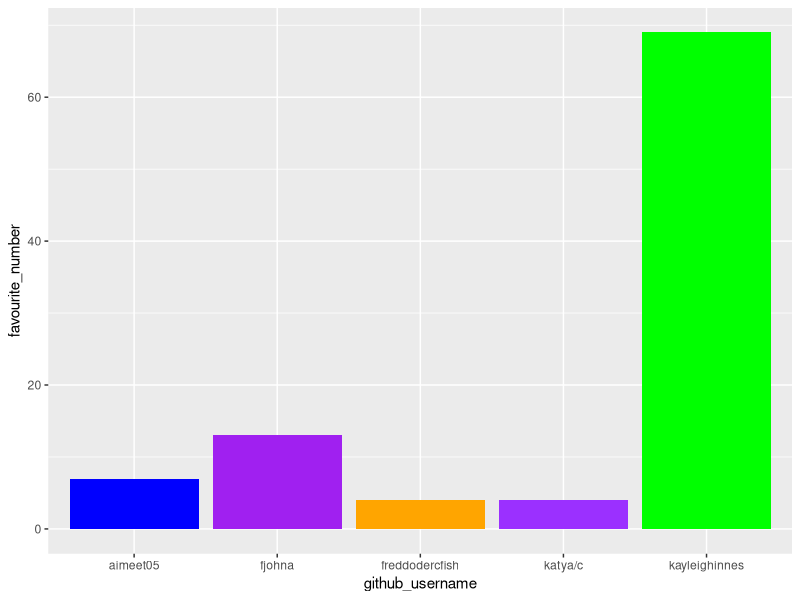
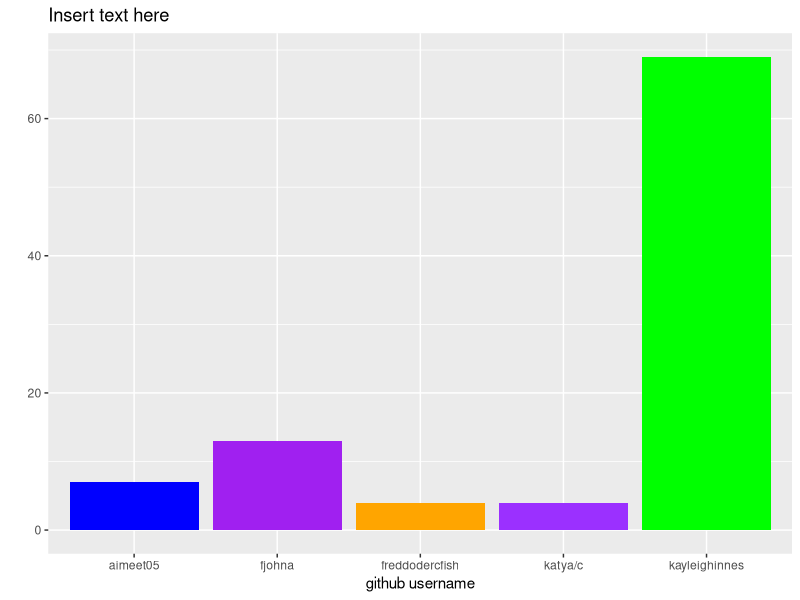
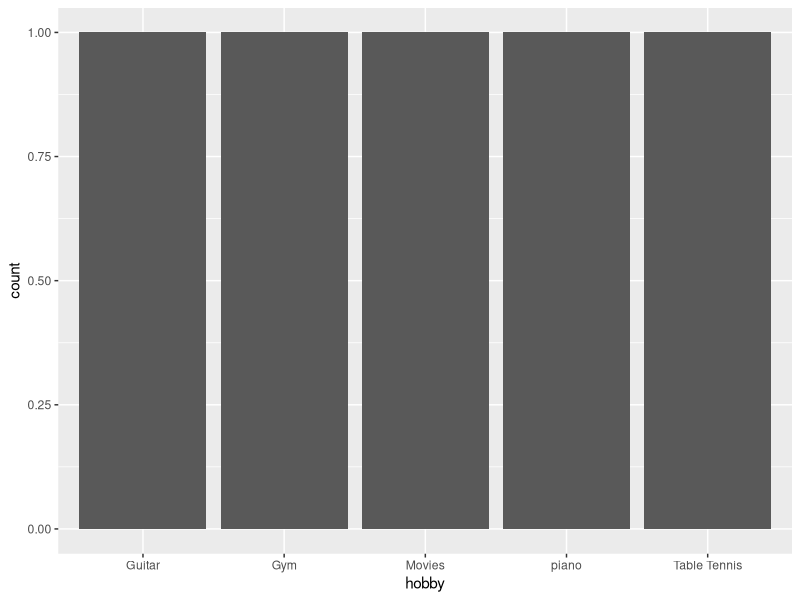

The R source for these figures, in order:
## ---- chunk 1
library(tidyverse) 
## ---- chunk 2
team_data <- tibble(
  name = c("Katya Cheltsova", "Aimee Tumblety", "Kayleigh Innes", 
           "Freddie Elson", "Felix Ainsley"),
  github_username = c("katya/c", "aimeet05", "kayleighinnes", 
                      "freddodercfish", "fjohna"), 
  colour = c("purple1", "blue", "green", 
             "orange", "purple"),
  hobby = c("piano", "Guitar", "Movies", 
            "Gym", "Table Tennis"),
  favourite_number = c(4, 7, 69, 4, 13)
  )

team_data
## ---- chunk 3
p1 <- ggplot(data = team_data, 
             mapping = aes(x = github_username, 
                           y = favourite_number,
                           fill = colour), 
             ) +
   geom_col() +
   scale_fill_identity()
p1
## ---- chunk 4
p1 + labs(x = "github username", 
          y = "",
          title = "Insert text here")
## ---- chunk 5
p2 <- ggplot(team_data, aes(x = hobby)) +
  geom_bar()
p2
